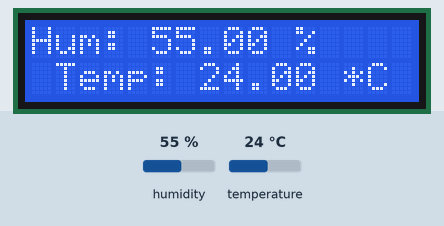
This sketch was run on a simulated ESP8266 (NodeMCU). On the bench: 16×2 character LCD. The inputs (shaded band) are chosen by the test bench; at power-on: humidity 55 %, temperature 24 °C. WiFi joins after 1.5 s; servers stay silent unless stated; no MQTT or app messages arrive unless stated; what the sketch prints to the serial monitor is not drawn.

Above: at 5.3 s.
5.4 s: humidity set to 22 %
At 9.2 s:
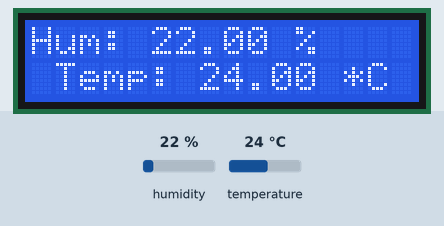
9.7 s: temperature set to 12 °C
At 11.6 s:
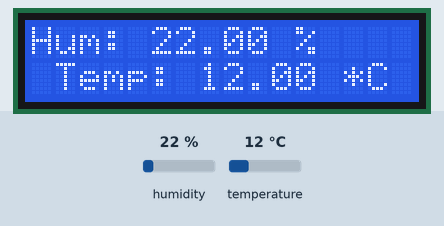
14.0 s: humidity set to 40 %
At 17.7 s:
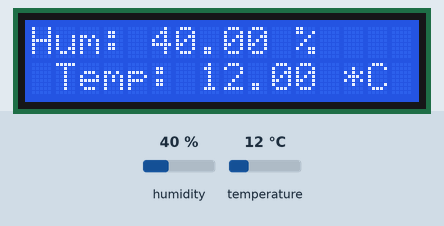
18.4 s: temperature set to 19 °C
At 21.4 s:
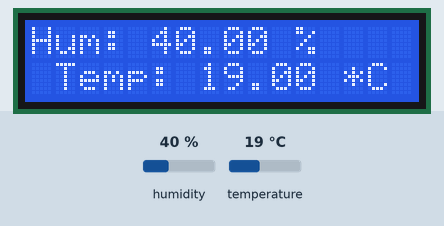
Timing chart, 0 to 22.9 s (numbered marks = the images above; inputs shaded):
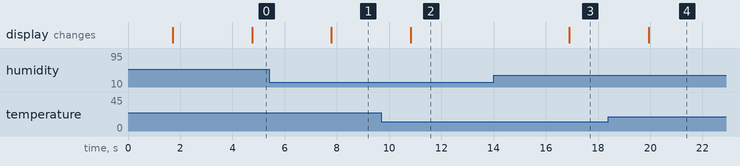

The sketch:

sketch_jun02a.ino
```cpp
#include "DHT.h"
#include <ESP8266WiFi.h>
#include "Adafruit_MQTT.h"
#include "Adafruit_MQTT_Client.h"

#include <LiquidCrystal_I2C.h>
// set the LCD number of columns and rows
int lcdColumns = 16;
int lcdRows = 2;

#define DHTPIN D3
#define DHTTYPE DHT22

DHT dht(DHTPIN, DHTTYPE);
// red del Instituto
#define WLAN_SSID       "iesgc112"
#define WLAN_PASS       "1234567890"
// red de mi casa
////#define WLAN_SSID       "vodafoneAAEJJ2"
//#define WLAN_PASS       "KdXd4XFg9naqCxKE"

#define MQTT_SERVER      "ec2-204-236-236-70.compute-1.amazonaws.com"
#define MQTT_SERVERPORT  1883
#define MQTT_USERNAME    ""
#define MQTT_KEY         ""
#define MQTT_FEED_TEMP   "iesgrancapitan/112/temperature"
#define MQTT_FEED_HUMI   "iesgrancapitan/112/humidity"

// set LCD address, number of columns and rows
// if you don't know your display address, run an I2C scanner sketch
LiquidCrystal_I2C lcd(0x27, lcdColumns, lcdRows);


WiFiClient client;

Adafruit_MQTT_Client mqtt(&client, MQTT_SERVER, MQTT_SERVERPORT, MQTT_USERNAME, MQTT_USERNAME, MQTT_KEY);

Adafruit_MQTT_Publish temperatureFeed = Adafruit_MQTT_Publish(&mqtt, MQTT_FEED_TEMP);

Adafruit_MQTT_Publish humidityFeed = Adafruit_MQTT_Publish(&mqtt, MQTT_FEED_HUMI);

//----------------------------------------------

void connectWiFi();

//----------------------------------------------

void setup() {
  Serial.begin(57600);
  Serial.println("Sensor Temperatura");
  dht.begin();
  connectWiFi();
connectMQTT();
   // initialize LCD
  lcd.init();
  // turn on LCD backlight
  lcd.backlight();
}

//----------------------------------------------

void loop() {
  delay(2000);

  float h = dht.readHumidity();
  float t = dht.readTemperature();

  if (isnan(h) || isnan(t)) {
    Serial.println("Failed to read from DHT sensor!");
    return;
  }


 lcd.setCursor(0, 0);
  // print message
  delay(1000);
  // clears the display to print new message
  lcd.clear();
  // set cursor to first column, second row
  lcd.print("Hum: ");
  lcd.print(h);
  lcd.print(" %\t");
  lcd.setCursor(1,1);
  lcd.print("Temp: ");
  lcd.print(t);
  lcd.println(" *C ");

  Serial.print("Humidity: ");
  Serial.print(h);
  Serial.print(" %\t");
  Serial.print("Temperature: ");
  Serial.print(t);
  Serial.println(" *C ");

  temperatureFeed.publish(t);
  humidityFeed.publish(h);
}

//----------------------------------------------


void connectWiFi() {
  WiFi.mode(WIFI_STA);
  WiFi.begin(WLAN_SSID, WLAN_PASS);
  while (WiFi.status() != WL_CONNECTED) {
     delay(200);
     Serial.print(".");
  }

  Serial.println("WiFi connected");
  Serial.println("IP address: ");
  Serial.println(WiFi.localIP());
}

//----------------------------------------------
void connectMQTT() {
  if (mqtt.connected())
    return;

  Serial.print("Connecting to MQTT... ");
while (mqtt.connect() != 0) {
      Serial.println("Error. Retrying MQTT connection in 5 seconds...");
       mqtt.disconnect();
       delay(5000);
  }
}
```

Measured:
- after the input at 5.4 s, the display: changes after 2.4 s (image 1)
- after the input at 9.7 s, the display: changes after 1.1 s (image 2)
- after the input at 14.0 s, the display: changes after 2.9 s (image 3)
- after the input at 18.4 s, the display: changes after 1.5 s (image 4)
